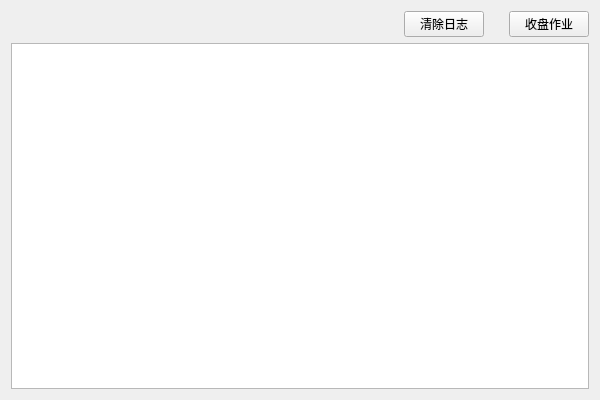
<?xml version="1.0" encoding="UTF-8"?>
<ui version="4.0">
 <class>Dialog</class>
 <widget class="QWidget" name="Dialog">
  <property name="geometry">
   <rect>
    <x>0</x>
    <y>0</y>
    <width>600</width>
    <height>400</height>
   </rect>
  </property>
  <property name="windowTitle">
   <string>Dialog</string>
  </property>
  <layout class="QVBoxLayout" name="verticalLayout">
   <item>
    <layout class="QHBoxLayout" name="horizontalLayout">
     <property name="spacing">
      <number>25</number>
     </property>
     <item>
      <spacer name="horizontalSpacer">
       <property name="orientation">
        <enum>Qt::Horizontal</enum>
       </property>
       <property name="sizeHint" stdset="0">
        <size>
         <width>248</width>
         <height>20</height>
        </size>
       </property>
      </spacer>
     </item>
     <item>
      <widget class="QPushButton" name="clear_btn">
       <property name="text">
        <string>清除日志</string>
       </property>
      </widget>
     </item>
     <item>
      <widget class="QPushButton" name="close_mkt_task_btn">
       <property name="text">
        <string>收盘作业</string>
       </property>
      </widget>
     </item>
    </layout>
   </item>
   <item>
    <widget class="QTextEdit" name="textEdit"/>
   </item>
  </layout>
 </widget>
 <layoutdefault spacing="6" margin="11"/>
 <resources/>
 <connections/>
</ui>
